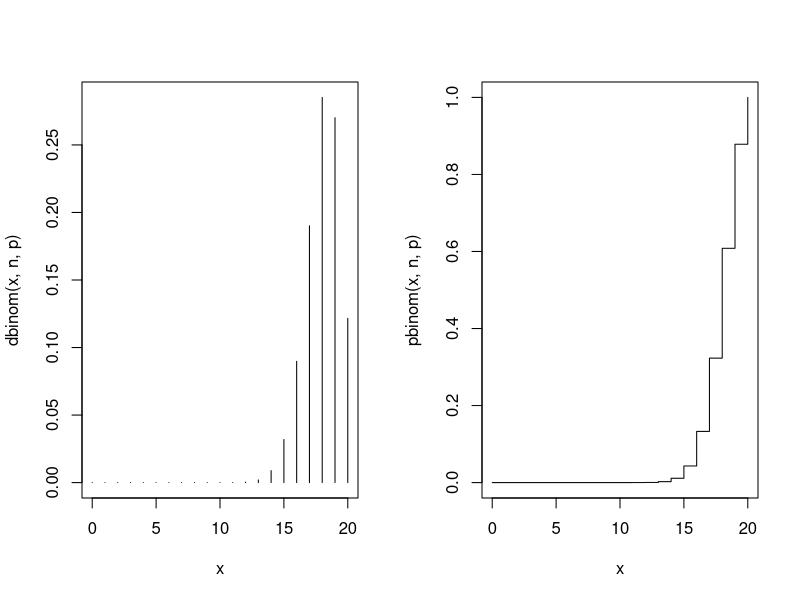

The R script that drew this image:
#5.27 Si una bombilla fl uorescente tiene una probabi-lidad de 0.9 de tener una
#vida útil de al menos 800 ho-ras, calcule las probabilidades de que,de
#20 bombillasfl uorescentes,
#a) exactamente 18 tengan una vida útil de al menos 800 horas;
#b) al menos 15 tengan una vida útil de al menos 800 horas;
#c) al menos 2 no tengan una vida útil de al menos 800 horas.

#n=20, p=0.9

n<-20
p<-0.9


#a)
proba = 0
proba <- dbinom(18,20,0.9)

#b)
probb = 0
probb <- (1- sum(dbinom(0:14,20,0.9)))
probb 

#c)
probc = 0
probc <- sum(dbinom(0:18,20,0.9))

#Graficación
x<-seq(0,20,1)
par(mfrow=c(1,2))
plot(x, dbinom(x, n, p), type="h")
plot(x, pbinom(x, n, p), type="s")


